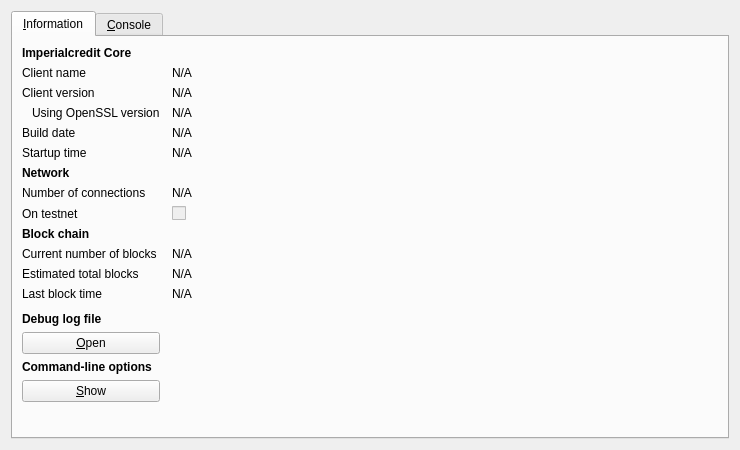
<?xml version="1.0" encoding="UTF-8"?>
<ui version="4.0">
 <class>RPCConsole</class>
 <widget class="QDialog" name="RPCConsole">
  <property name="geometry">
   <rect>
    <x>0</x>
    <y>0</y>
    <width>740</width>
    <height>450</height>
   </rect>
  </property>
  <property name="windowTitle">
   <string>Imperialcredit - Debug window</string>
  </property>
  <layout class="QVBoxLayout" name="verticalLayout_2">
   <item>
    <widget class="QTabWidget" name="tabWidget">
     <property name="currentIndex">
      <number>0</number>
     </property>
     <widget class="QWidget" name="tab_info">
      <attribute name="title">
       <string>&amp;Information</string>
      </attribute>
      <layout class="QGridLayout" name="gridLayout" columnstretch="0,1">
       <property name="horizontalSpacing">
        <number>12</number>
       </property>
       <item row="0" column="0">
        <widget class="QLabel" name="label_9">
         <property name="font">
          <font>
           <weight>75</weight>
           <bold>true</bold>
          </font>
         </property>
         <property name="text">
          <string>Imperialcredit Core</string>
         </property>
        </widget>
       </item>
       <item row="1" column="0">
        <widget class="QLabel" name="label_5">
         <property name="text">
          <string>Client name</string>
         </property>
        </widget>
       </item>
       <item row="1" column="1">
        <widget class="QLabel" name="clientName">
         <property name="cursor">
          <cursorShape>IBeamCursor</cursorShape>
         </property>
         <property name="text">
          <string>N/A</string>
         </property>
         <property name="textFormat">
          <enum>Qt::PlainText</enum>
         </property>
         <property name="textInteractionFlags">
          <set>Qt::LinksAccessibleByMouse|Qt::TextSelectableByKeyboard|Qt::TextSelectableByMouse</set>
         </property>
        </widget>
       </item>
       <item row="2" column="0">
        <widget class="QLabel" name="label_6">
         <property name="text">
          <string>Client version</string>
         </property>
        </widget>
       </item>
       <item row="2" column="1">
        <widget class="QLabel" name="clientVersion">
         <property name="cursor">
          <cursorShape>IBeamCursor</cursorShape>
         </property>
         <property name="text">
          <string>N/A</string>
         </property>
         <property name="textFormat">
          <enum>Qt::PlainText</enum>
         </property>
         <property name="textInteractionFlags">
          <set>Qt::LinksAccessibleByMouse|Qt::TextSelectableByKeyboard|Qt::TextSelectableByMouse</set>
         </property>
        </widget>
       </item>
       <item row="3" column="0">
        <widget class="QLabel" name="label_14">
         <property name="text">
          <string>Using OpenSSL version</string>
         </property>
         <property name="indent">
          <number>10</number>
         </property>
        </widget>
       </item>
       <item row="3" column="1">
        <widget class="QLabel" name="openSSLVersion">
         <property name="cursor">
          <cursorShape>IBeamCursor</cursorShape>
         </property>
         <property name="text">
          <string>N/A</string>
         </property>
         <property name="textFormat">
          <enum>Qt::PlainText</enum>
         </property>
         <property name="textInteractionFlags">
          <set>Qt::LinksAccessibleByMouse|Qt::TextSelectableByKeyboard|Qt::TextSelectableByMouse</set>
         </property>
        </widget>
       </item>
       <item row="4" column="0">
        <widget class="QLabel" name="label_12">
         <property name="text">
          <string>Build date</string>
         </property>
        </widget>
       </item>
       <item row="4" column="1">
        <widget class="QLabel" name="buildDate">
         <property name="cursor">
          <cursorShape>IBeamCursor</cursorShape>
         </property>
         <property name="text">
          <string>N/A</string>
         </property>
         <property name="textFormat">
          <enum>Qt::PlainText</enum>
         </property>
         <property name="textInteractionFlags">
          <set>Qt::LinksAccessibleByMouse|Qt::TextSelectableByKeyboard|Qt::TextSelectableByMouse</set>
         </property>
        </widget>
       </item>
       <item row="5" column="0">
        <widget class="QLabel" name="label_13">
         <property name="text">
          <string>Startup time</string>
         </property>
        </widget>
       </item>
       <item row="5" column="1">
        <widget class="QLabel" name="startupTime">
         <property name="cursor">
          <cursorShape>IBeamCursor</cursorShape>
         </property>
         <property name="text">
          <string>N/A</string>
         </property>
         <property name="textFormat">
          <enum>Qt::PlainText</enum>
         </property>
         <property name="textInteractionFlags">
          <set>Qt::LinksAccessibleByMouse|Qt::TextSelectableByKeyboard|Qt::TextSelectableByMouse</set>
         </property>
        </widget>
       </item>
       <item row="6" column="0">
        <widget class="QLabel" name="label_11">
         <property name="font">
          <font>
           <weight>75</weight>
           <bold>true</bold>
          </font>
         </property>
         <property name="text">
          <string>Network</string>
         </property>
        </widget>
       </item>
       <item row="7" column="0">
        <widget class="QLabel" name="label_7">
         <property name="text">
          <string>Number of connections</string>
         </property>
        </widget>
       </item>
       <item row="7" column="1">
        <widget class="QLabel" name="numberOfConnections">
         <property name="cursor">
          <cursorShape>IBeamCursor</cursorShape>
         </property>
         <property name="text">
          <string>N/A</string>
         </property>
         <property name="textFormat">
          <enum>Qt::PlainText</enum>
         </property>
         <property name="textInteractionFlags">
          <set>Qt::LinksAccessibleByMouse|Qt::TextSelectableByKeyboard|Qt::TextSelectableByMouse</set>
         </property>
        </widget>
       </item>
       <item row="8" column="0">
        <widget class="QLabel" name="label_8">
         <property name="text">
          <string>On testnet</string>
         </property>
        </widget>
       </item>
       <item row="8" column="1">
        <widget class="QCheckBox" name="isTestNet">
         <property name="enabled">
          <bool>false</bool>
         </property>
         <property name="text">
          <string/>
         </property>
        </widget>
       </item>
       <item row="9" column="0">
        <widget class="QLabel" name="label_10">
         <property name="font">
          <font>
           <weight>75</weight>
           <bold>true</bold>
          </font>
         </property>
         <property name="text">
          <string>Block chain</string>
         </property>
        </widget>
       </item>
       <item row="10" column="0">
        <widget class="QLabel" name="label_3">
         <property name="text">
          <string>Current number of blocks</string>
         </property>
        </widget>
       </item>
       <item row="10" column="1">
        <widget class="QLabel" name="numberOfBlocks">
         <property name="cursor">
          <cursorShape>IBeamCursor</cursorShape>
         </property>
         <property name="text">
          <string>N/A</string>
         </property>
         <property name="textFormat">
          <enum>Qt::PlainText</enum>
         </property>
         <property name="textInteractionFlags">
          <set>Qt::LinksAccessibleByMouse|Qt::TextSelectableByKeyboard|Qt::TextSelectableByMouse</set>
         </property>
        </widget>
       </item>
       <item row="11" column="0">
        <widget class="QLabel" name="label_4">
         <property name="text">
          <string>Estimated total blocks</string>
         </property>
        </widget>
       </item>
       <item row="11" column="1">
        <widget class="QLabel" name="totalBlocks">
         <property name="cursor">
          <cursorShape>IBeamCursor</cursorShape>
         </property>
         <property name="text">
          <string>N/A</string>
         </property>
         <property name="textFormat">
          <enum>Qt::PlainText</enum>
         </property>
         <property name="textInteractionFlags">
          <set>Qt::LinksAccessibleByMouse|Qt::TextSelectableByKeyboard|Qt::TextSelectableByMouse</set>
         </property>
        </widget>
       </item>
       <item row="12" column="0">
        <widget class="QLabel" name="label_2">
         <property name="text">
          <string>Last block time</string>
         </property>
        </widget>
       </item>
       <item row="12" column="1">
        <widget class="QLabel" name="lastBlockTime">
         <property name="cursor">
          <cursorShape>IBeamCursor</cursorShape>
         </property>
         <property name="text">
          <string>N/A</string>
         </property>
         <property name="textFormat">
          <enum>Qt::PlainText</enum>
         </property>
         <property name="textInteractionFlags">
          <set>Qt::LinksAccessibleByMouse|Qt::TextSelectableByKeyboard|Qt::TextSelectableByMouse</set>
         </property>
        </widget>
       </item>
       <item row="13" column="0">
        <spacer name="verticalSpacer_2">
         <property name="orientation">
          <enum>Qt::Vertical</enum>
         </property>
         <property name="sizeHint" stdset="0">
          <size>
           <width>20</width>
           <height>20</height>
          </size>
         </property>
        </spacer>
       </item>
       <item row="14" column="0">
        <widget class="QLabel" name="labelDebugLogfile">
         <property name="font">
          <font>
           <weight>75</weight>
           <bold>true</bold>
          </font>
         </property>
         <property name="text">
          <string>Debug log file</string>
         </property>
        </widget>
       </item>
       <item row="15" column="0">
        <widget class="QPushButton" name="openDebugLogfileButton">
         <property name="toolTip">
          <string>Open the Imperialcredit debug log file from the current data directory. This can take a few seconds for large log files.</string>
         </property>
         <property name="text">
          <string>&amp;Open</string>
         </property>
         <property name="autoDefault">
          <bool>false</bool>
         </property>
        </widget>
       </item>
       <item row="16" column="0">
        <widget class="QLabel" name="labelCLOptions">
         <property name="font">
          <font>
           <weight>75</weight>
           <bold>true</bold>
          </font>
         </property>
         <property name="text">
          <string>Command-line options</string>
         </property>
        </widget>
       </item>
       <item row="17" column="0">
        <widget class="QPushButton" name="showCLOptionsButton">
         <property name="toolTip">
          <string>Show the Imperialcredit-Qt help message to get a list with possible Imperialcredit command-line options.</string>
         </property>
         <property name="text">
          <string>&amp;Show</string>
         </property>
         <property name="autoDefault">
          <bool>false</bool>
         </property>
        </widget>
       </item>
       <item row="18" column="0">
        <spacer name="verticalSpacer">
         <property name="orientation">
          <enum>Qt::Vertical</enum>
         </property>
         <property name="sizeHint" stdset="0">
          <size>
           <width>20</width>
           <height>40</height>
          </size>
         </property>
        </spacer>
       </item>
      </layout>
     </widget>
     <widget class="QWidget" name="tab_console">
      <attribute name="title">
       <string>&amp;Console</string>
      </attribute>
      <layout class="QVBoxLayout" name="verticalLayout_3">
       <property name="spacing">
        <number>3</number>
       </property>
       <item>
        <widget class="QTextEdit" name="messagesWidget">
         <property name="minimumSize">
          <size>
           <width>0</width>
           <height>100</height>
          </size>
         </property>
         <property name="readOnly">
          <bool>true</bool>
         </property>
         <property name="tabKeyNavigation" stdset="0">
          <bool>false</bool>
         </property>
         <property name="columnCount" stdset="0">
          <number>2</number>
         </property>
        </widget>
       </item>
       <item>
        <layout class="QHBoxLayout" name="horizontalLayout">
         <property name="spacing">
          <number>3</number>
         </property>
         <item>
          <widget class="QLabel" name="label">
           <property name="text">
            <string notr="true">&gt;</string>
           </property>
          </widget>
         </item>
         <item>
          <widget class="QLineEdit" name="lineEdit"/>
         </item>
         <item>
          <widget class="QPushButton" name="clearButton">
           <property name="maximumSize">
            <size>
             <width>24</width>
             <height>24</height>
            </size>
           </property>
           <property name="toolTip">
            <string>Clear console</string>
           </property>
           <property name="text">
            <string/>
           </property>
           <property name="icon">
            <iconset resource="../bitcoin.qrc">
             <normaloff>:/icons/remove</normaloff>:/icons/remove</iconset>
           </property>
           <property name="shortcut">
            <string notr="true">Ctrl+L</string>
           </property>
           <property name="autoDefault">
            <bool>false</bool>
           </property>
          </widget>
         </item>
        </layout>
       </item>
      </layout>
     </widget>
    </widget>
   </item>
  </layout>
 </widget>
 <resources>
  <include location="../bitcoin.qrc"/>
 </resources>
 <connections/>
</ui>
